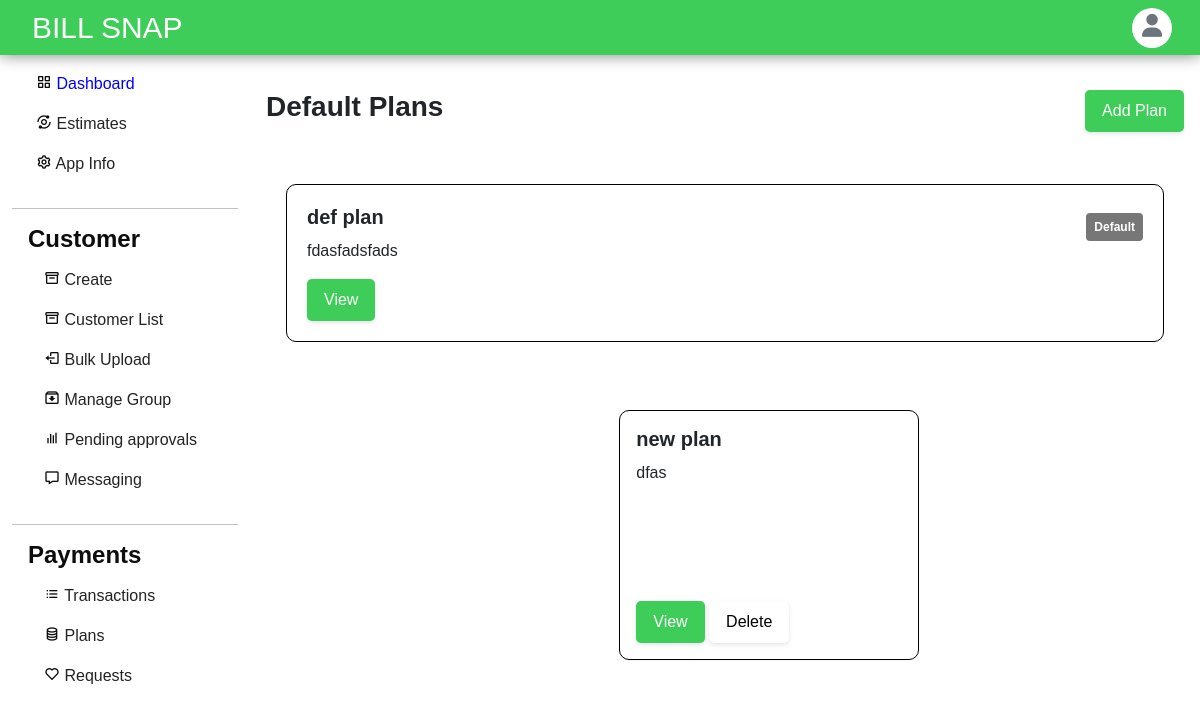
The app's page /plans/panel/helo (signed in) with its own data.
### plans/models.py (models this page shows, shortened)
class Plan(models.Model):
    slug = models.CharField(max_length=20, default=generate_code, editable=False)
    app = models.ForeignKey(applists, on_delete=models.CASCADE)
    title = models.CharField(max_length=200)
    price = models.IntegerField(default=0)
    description = models.TextField(max_length=800)
    duration = models.IntegerField(default=30, choices=[
            (30, '1 Month'),
            (180, '6 Months'),
            (364, '1 Year')
        ],
    )
    default_for_customer = models.BooleanField(default=False)

### plans/views.py (the view, shortened to what this page needs)
# urls.py: path('panel/<str:slug>', plans_panel, name='plans-panel'),
def plans_panel(request, slug):
    if request.user.is_superuser:
        if request.method == 'GET':
            plans = Plan.objects.filter(app__slug=slug)
            form = PlanForm()
            payload = {
                'plans': plans,
                'form': form,
                'slug': slug
            }
            return render(request, 'plans-panel/panel.html', payload)
    return redirect('index')

### plans/models.py (called while the page is built)
def generate_code():
    length=10
    base = string.ascii_lowercase+string.ascii_uppercase+string.digits
    while True:
        code = ''.join(random.choices(base, k=length))
        if Plan.objects.filter(slug=code).count()==0:
            break
    return code

### templates/plans-panel/panel.html (shortened to what this page needs)
{% load crispy_forms_tags %}
{% load static %}
<!DOCTYPE html>
<html lang="en">
<head>
    <link href="https://cdn.jsdelivr.net/npm/bootstrap@5.1.3/dist/css/bootstrap.min.css" rel="stylesheet"
 />
    <link href='https://unpkg.com/boxicons@2.0.7/css/boxicons.min.css' rel='stylesheet'>
    <link rel="stylesheet" href="https://cdnjs.cloudflare.com/ajax/libs/font-awesome/6.1.1/css/all.min.css" />
    <link rel="stylesheet" href="{% static 'assets/styles.css'%}">
</head>
<body>
    {% include "dashnav.html" %}
    <div class="main mx-auto">
        <div class="row">
            {% include "dashsidebar.html" %}
            <div class="col-md-7 flex-md-fill">
                <div class="col right px-3" id="customer-list">
                    <div>
                        <button class="bs-primary py-2 px-3 new-group-btn" data-toggle="modal" data-target="#addgrp">Add
                            Plan</button>
                    </div>
                    <h3 class="mb-3">Default Plans</h3>
                    <div class="row">
                        {% for plan in plans %}
                        {% if plan.default_for_customer %}
                        <div class="pt-4">
                            <div class='w3-row w3-padding w3-round  grp default'>
                                <div>
                                    <span class="badge badge-success p-2 mt-2 float-right span">Default</span>
                                </div>
                                <h5>{{plan.title}}</h5>
                                <p>{{plan.description}}</p>
                                <a href="{% url 'plan' slug=slug planslug=plan.slug %}">
                                    <button class='bs-primary px-3 py-2'>View</button>
                                </a>
                            </div>
                        </div>
                        {% else %}
                        <div class="col-xl-3 ">
                            <div class="card my-5">
                                <div class="card-body">
                                    <div class="top">
                                        <h5>{{plan.title}}</h5>
                                        <p>{{plan.description}}</p>
                                    </div>
                                    <div class="bottom">
                                        <a href="{% url 'plan' slug=slug planslug=plan.slug %}">
                                            <button class="bs-primary px-3 py-2">View</button>
                                        </a>
                                        <a href="{% url 'delete-plan' slug=slug planslug=plan.slug %}">
                                            <button class="bs-primary bs-secondary px-3 py-2">Delete</button>
                                        </a>
                                    </div>
                                </div>
                            </div>
                        </div>
                        {% endif %}
                        {% endfor %}
                    </div>
                </div>
            </div>
        </div>
</body>
</html>

### static/assets/styles.css (style rules this page uses)
body { background: white; }
button { height: 50px; }
html, body { height: 100%; }
body { background: #e5e5e566; }
.main { padding-top: 55px; width: 100%; height: 100%; justify-content: flex-start; max-height: 100vh; }
.right { padding-left: 1rem; padding-right: 1rem; min-height: calc(100vh - 60px); overflow-x: hidden; }
div > a { text-decoration: none; color: rgb(36, 35, 35); }
@media (min-width: 767px) { .main { top: 55px; } }
* { box-sizing: border-box; }
.right { padding-left: 1rem; padding-right: 1rem; min-height: calc(100vh - 100px); overflow-x: hidden; }
body { font-family: Arial, Helvetica, sans-serif; }
body { margin-top: 20px; background: #f5f5f5; }
.card { border: none; -webkit-box-shadow: 0 1px 2px 0 rgba(0, 0, 0, 0.05); box-shadow: 0 1px 2px 0 rgba(0, 0, 0, 0.05); margin-bottom: 30px; }
h1, h2, h3, h4, h5, h6 { margin: 0 0 10px; font-weight: 600; }
a { color: #707070; }
body { margin-top: 20px; }
body { margin-top: 20px; background: white; }
body { overflow-x: hidden; }
.bs-primary { all: unset; background: #3dcd58; color: white; box-shadow: 0px 0px 1px rgb(40 41 61 / 4%), 0px 2px 4px rgb(96 97 112 / 16%); border: 1px solid transparent; border-radius: 5px; }
.bs-secondary { background: white; color: black; }

### templates/plans-panel/panel.html (style rules this page uses)
.row { display: flex; align-items: center; justify-content: center; margin-bottom: 20px !important; }
button { float: right; }
.grp { border-radius: 10px; padding: 20px; border:1px solid black; margin:20px; }
.new-group-btn { float: right; position: relative; top: 0; right: 0; }
.span { background-color: #777777 !important; position: relative; top: 0; right: 0; float: right !important; }
.card { border-radius: 10px; height:250px; width: 300px; border:1px solid black; }
.card-body { display:flex; flex-direction: column; justify-content:space-between; }

### records on screen
Plan: title "def plan", description "fdasfadsfads"
Plan: title "new plan", description "dfas"
